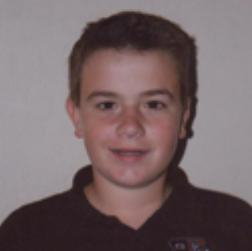
#> input picture part1/12_0_0_20170104013257914.jpg, 252 x 251 px; its folder holds 4 pictures in this run
$ jupyter execute --allow-errors selected.ipynb   (shell and % lines are left out)
#> lines starting #> are read from the running program, lines starting #| are printed output that depends on the picture
<a href="https://colab.research.google.com/github/Nadeen-kadry/Data/blob/master/selected.ipynb" target="_parent"></a>

[cell 1]
#from google.colab import drive
#drive.mount('/content/gdrive')

[cell 2]
# !pwd

[cell 3]
# cd /content/sample_data/

[cell 4]
import cv2
import glob
import pickle
import numpy as np
import pandas as pd


# function to read and resize images, get labels and store them into np array
def get_image_label_resize(filelist, dim=(45,45), dataset = 'Train'):
#> called with dim = (45, 45), dataset = 'Train'
    x = np.array([cv2.resize(cv2.imread(fname), dim, interpolation = cv2.INTER_AREA)  for fname in filelist])
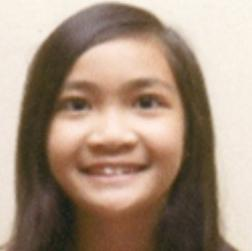
#> input picture part1/12_1_0_20170104013219930.jpg, 252 x 251 px
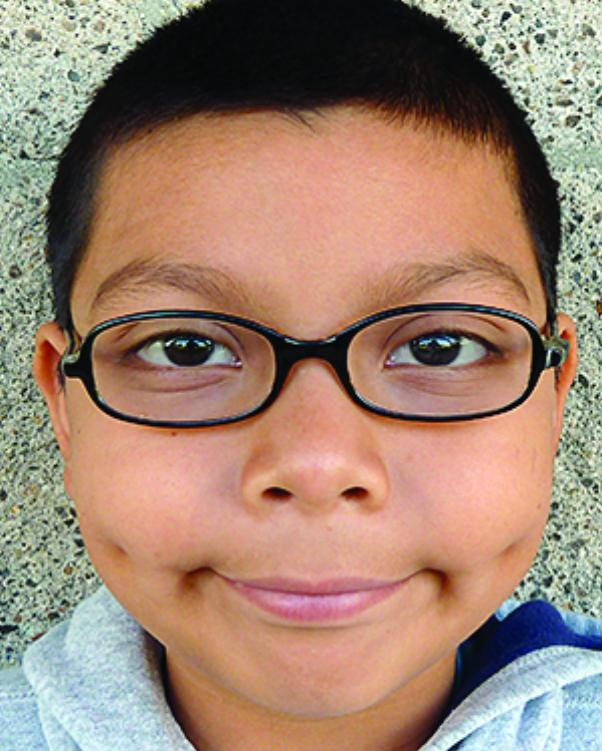
#> input picture part1/13_0_4_20170103201708406.jpg, 602 x 751 px
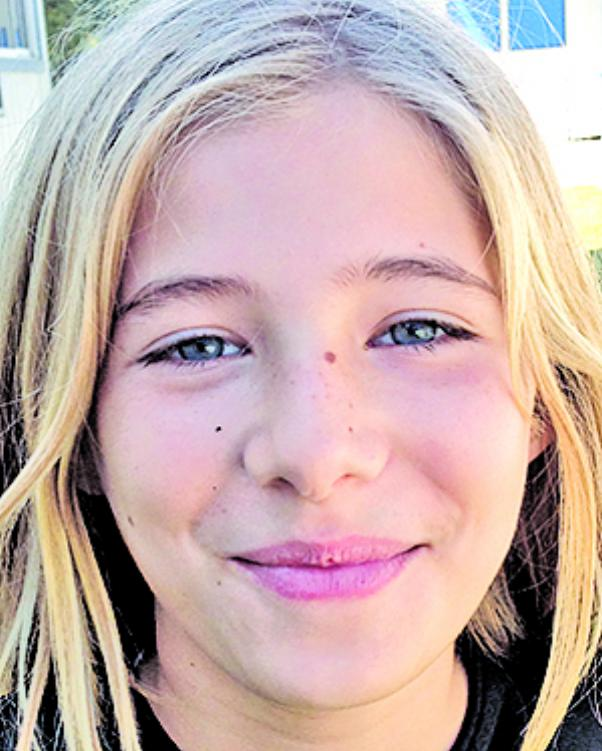
#> input picture part1/14_1_0_20170103200702463.jpg, 602 x 751 px
    y = np.array([fname.split('/')[-1].split('_')[0] for fname in filelist])

    #print('{} examples loaded for label {}'.format(x.shape[0], label))
    return (x, y)

filelist = glob.glob('/content/Data/part1/*.jpg')
trainx, trainy = get_image_label_resize(filelist)
print(trainy)
#| ['12' '12' '13' '14']

[cell 5]
print(trainx.shape)
#| (4, 45, 45, 3)
print(trainy.shape)
#| (4,)

[cell 6]
label_to_id_dict = {v:i for i,v in enumerate(np.unique(trainy))}
#> label_to_id_dict = {'12': 0, '13': 1, '14': 2}
id_to_label_dict = {v: k for k, v in label_to_id_dict.items()}
#> id_to_label_dict = {0: '12', 1: '13', 2: '14'}

[cell 7]
#id_to_label_dict

[cell 8]
label_ids = np.array([label_to_id_dict[x] for x in trainy])
#> label_ids = [0, 0, 1, 2]
